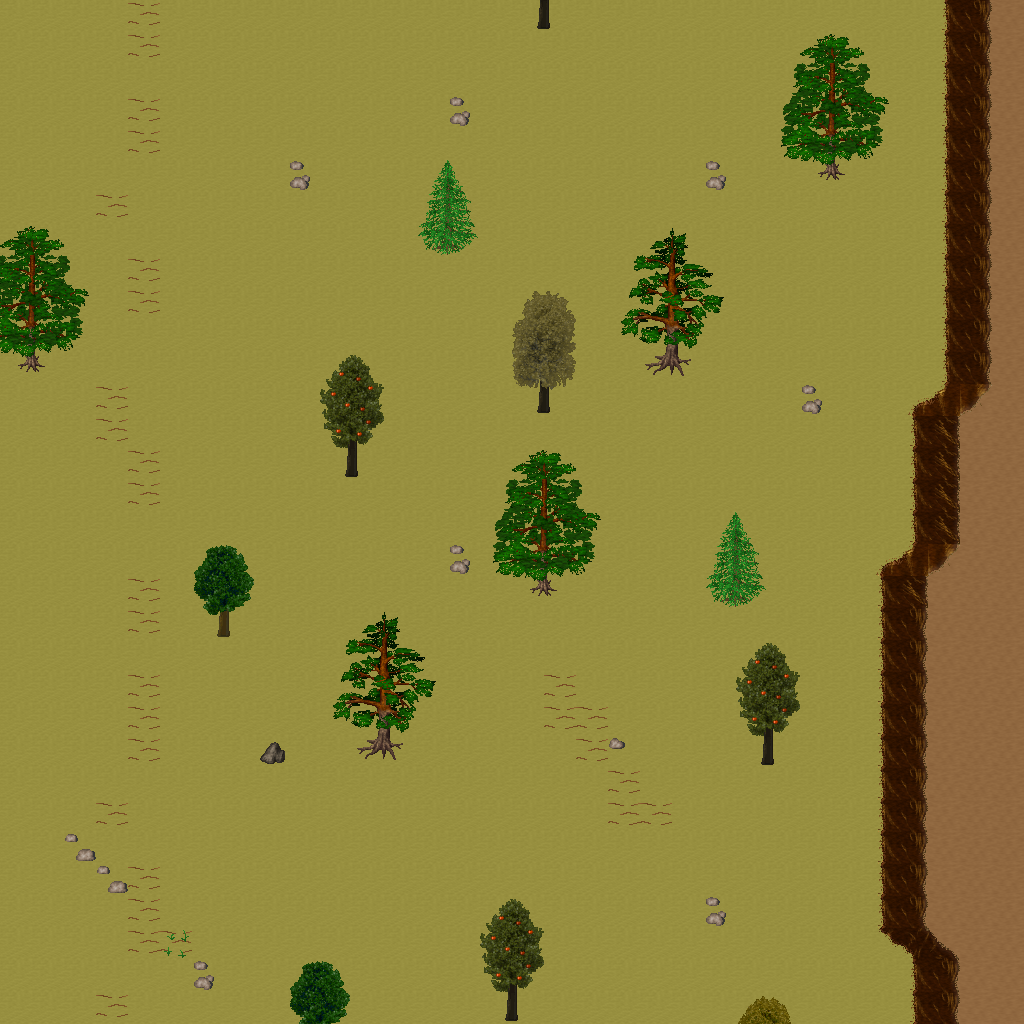

A level layout from a 2D game, rendered from its tile map. Below: a short description, then the map file with tile-grid data replaced by summaries:
An orthogonal 32x32 tile map with 32x32 px tiles, 5 tile layers (Ground, Objects, Objects2, Above, ...), 1 hidden layer not drawn, 17 tilesets.

<map version="1.10" tiledversion="1.11.0" orientation="orthogonal" renderorder="right-down" width="32" height="32" tilewidth="32" tileheight="32" infinite="0" nextlayerid="11" nextobjectid="1">
 <tileset firstgid="1" name="ground_ground" tilewidth="32" tileheight="32" tilecount="33" columns="3">
  <image source="../drawable/ground_ground.png" width="96" height="352" />
 </tileset>
 <tileset firstgid="34" name="ground_rock_pebbles" tilewidth="32" tileheight="32" tilecount="3" columns="1">
  <image source="../drawable/ground_rock_pebbles.png" width="32" height="96" />
 </tileset>
 <tileset firstgid="37" name="ground_grass_edges" tilewidth="32" tileheight="32" tilecount="36" columns="12">
  <image source="../drawable/ground_grass_edges.png" width="384" height="96" />
 </tileset>
 <tileset firstgid="73" name="plant_flower_daisy_white" tilewidth="32" tileheight="32" tilecount="8" columns="2">
  <image source="../drawable/plant_flower_daisy_white.png" width="64" height="128" />
 </tileset>
 <tileset firstgid="81" name="ground_ridge_earth_dark" tilewidth="32" tileheight="32" tilecount="96" columns="12">
  <image source="../drawable/ground_ridge_earth_dark.png" width="384" height="256" />
 </tileset>
 <tileset firstgid="177" name="plant_grasses" tilewidth="32" tileheight="32" tilecount="6" columns="3">
  <image source="../drawable/plant_grasses.png" width="96" height="64" />
 </tileset>
 <tileset firstgid="183" name="ground_earth_edges" tilewidth="32" tileheight="32" tilecount="18" columns="6">
  <image source="../drawable/ground_earth_edges.png" width="192" height="96" />
 </tileset>
 <tileset firstgid="201" name="ground_pothole" tilewidth="32" tileheight="32" tilecount="4" columns="4">
  <image source="../drawable/ground_pothole.png" width="128" height="32" />
 </tileset>
 <tileset firstgid="205" name="item_statue_green_stone_3" tilewidth="32" tileheight="32" tilecount="3" columns="1">
  <image source="../drawable/item_statue_green_stone_3.png" width="32" height="96" />
 </tileset>
 <tileset firstgid="208" name="ground_rock_rocks_2" tilewidth="32" tileheight="32" tilecount="4" columns="2">
  <image source="../drawable/ground_rock_rocks_2.png" width="64" height="64" />
 </tileset>
 <tileset firstgid="212" name="logic_creature_animal" tilewidth="32" tileheight="32" tilecount="32" columns="8">
  <image source="../drawable/logic_creature_animal.png" width="256" height="128" />
 </tileset>
 <tileset firstgid="244" name="logic_collision" tilewidth="32" tileheight="32" tilecount="1" columns="1">
  <image source="../drawable/logic_collision.png" width="32" height="32" />
 </tileset>
 <tileset firstgid="245" name="plant_tree_taller_trees" tilewidth="32" tileheight="32" tilecount="32" columns="8">
  <image source="../drawable/plant_tree_taller_trees.png" width="256" height="128" />
 </tileset>
 <tileset firstgid="277" name="plant_tree_spruce" tilewidth="32" tileheight="32" tilecount="6" columns="2">
  <image source="../drawable/plant_tree_spruce.png" width="64" height="96" />
 </tileset>
 <tileset firstgid="283" name="plant_bush_bush_mult_colored" tilewidth="32" tileheight="32" tilecount="6" columns="3">
  <image source="../drawable/plant_bush_bush_mult_colored.png" width="96" height="64" />
 </tileset>
 <tileset firstgid="289" name="plant_tree_pine_tree" tilewidth="32" tileheight="32" tilecount="20" columns="4">
  <image source="../drawable/plant_tree_pine_tree.png" width="128" height="160" />
 </tileset>
 <tileset firstgid="309" name="plant_tree_pine_tree_1" tilewidth="32" tileheight="32" tilecount="20" columns="4">
  <image source="../drawable/plant_tree_pine_tree_1.png" width="128" height="160" />
 </tileset>
 <layer id="1" name="Ground" width="32" height="32">
  <data>[1024 cells, 1024 non-empty, 2 distinct tile ids]</data>
 </layer>
 <layer id="2" name="Objects" width="32" height="32">
  <data>[1024 cells, 132 non-empty, 27 distinct tile ids]</data>
 </layer>
 <layer id="3" name="Objects2" width="32" height="32">
  <data>[1024 cells, 2 non-empty, 2 distinct tile ids]</data>
 </layer>
 <layer id="4" name="Above" width="32" height="32">
  <data>[1024 cells, 115 non-empty, 53 distinct tile ids]</data>
 </layer>
 <layer id="5" name="Above2" width="32" height="32">
  <data>[1024 cells, 0 non-empty, 0 distinct tile ids]</data>
 </layer>
 <layer id="6" name="Walkable" width="32" height="32" visible="0">
  <data>[1024 cells, 91 non-empty, 1 distinct tile ids]</data>
 </layer>
 <objectgroup id="7" name="Mapevents" />
 <objectgroup id="8" name="Spawn" />
 <objectgroup id="9" name="Keys" />
 <objectgroup id="10" name="Replace" />
</map>
